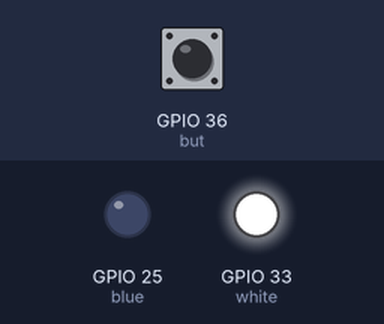
A sketch run on a simulated ESP32. Shown: output pins drawn as LEDs (lit = HIGH). Inputs (shaded band) come from the test bench; at power-on: GPIO 36 (but) LOW.

Above: at 1.2 s.
1.3 s: GPIO 36 (but) pulled HIGH for 0.15 s
At 2.4 s:
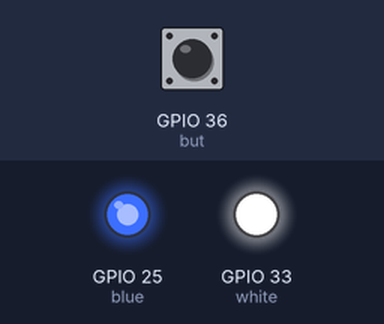
4.4 s: GPIO 36 (but) pulled HIGH for 1 s
At 6.4 s:
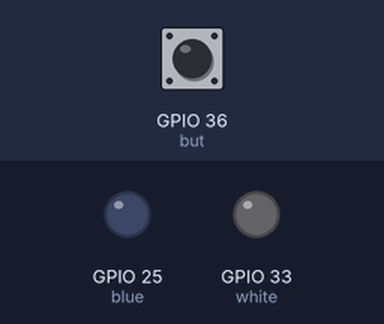
8.4 s: GPIO 36 (but) pulled HIGH for 0.15 s
At 9.0 s:
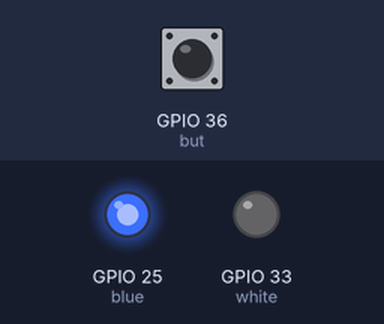
11.5 s: GPIO 36 (but) pulled HIGH for 3.2 s
At 12.6 s:
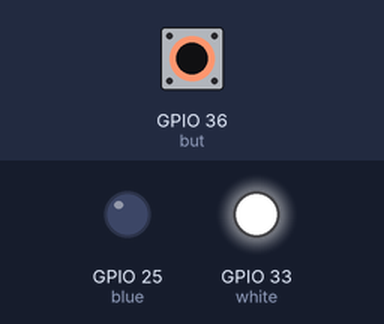
Timing chart, 0 to 16.5 s (numbered marks = the images above; inputs shaded):
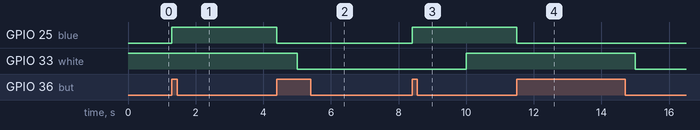

The sketch:

leitura_digital_interrupt.ino
```cpp
int white = 33;
int but = 36;
int blue = 25;


void IRAM_ATTR f_int1 (){  // É NECESSARIO ESSE ATRIBUTO IRAM_ATTR
  digitalWrite(blue,!digitalRead(blue));
}

void setup() {

pinMode(white,OUTPUT);
pinMode(blue,OUTPUT);
pinMode(but,INPUT);
attachInterrupt(digitalPinToInterrupt(but),f_int1, RISING);
}

void loop() {

digitalWrite(white,1);
delay(5000);
digitalWrite(white,0);
delay(5000);
}
```

Measured:
- after the input at 1.3 s, GPIO 25 (blue): LOW → HIGH at once
- after the input at 4.4 s, GPIO 25 (blue): HIGH → LOW at once
- after the input at 8.4 s, GPIO 25 (blue): LOW → HIGH at once
- after the input at 11.5 s, GPIO 25 (blue): HIGH → LOW at once
